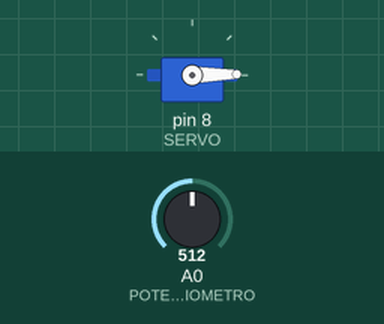
Recording of a sketch running on a simulated Arduino Uno, built with avr-gcc and run on an emulated ATmega328P. Shown: servo. Inputs (shaded band) come from the test bench; at power-on: A0 (POTENCIOMETRO) = 512.

Above: at 2.3 s.
2.4 s: A0 (POTENCIOMETRO) set to 170
7.4 s: A0 (POTENCIOMETRO) set to 511
9.5 s: A0 (POTENCIOMETRO) set to 0
14.5 s: A0 (POTENCIOMETRO) set to 716
At 20.0 s:
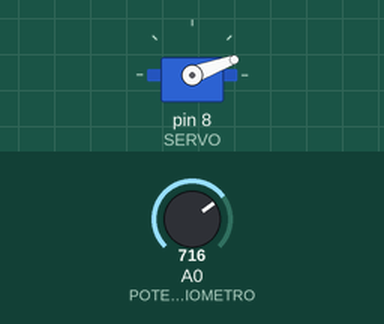
At 58.0 s:
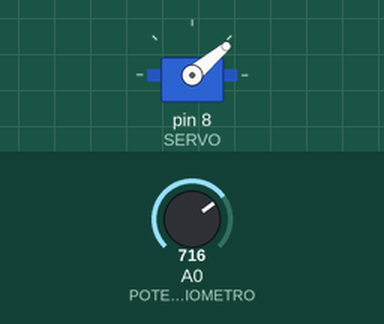
Timing chart, 0 to 60.1 s (numbered marks = the images above; inputs shaded):
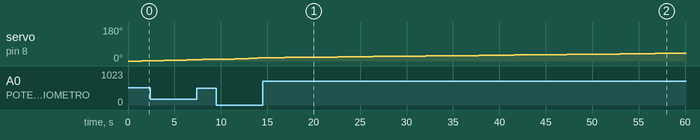

The sketch:

timelapse.ino
```cpp
#include <Servo.h>

#define SERVO 8
#define POTENCIOMETRO A0

Servo s;
int pos;

int valuePot = 0;

void setup ()
{
  s.attach(SERVO);
}

void loop()
{
  for(pos = 0; pos <= 180; pos++)
  {
     movement();
  }

  for(pos = 180; pos >= 0; pos--)
  {
     movement();
  }
}

void movement()
{
    valuePot = map(analogRead(POTENCIOMETRO),0,1023,500,2500);
    s.write(pos);
    delay(valuePot);
}
```
